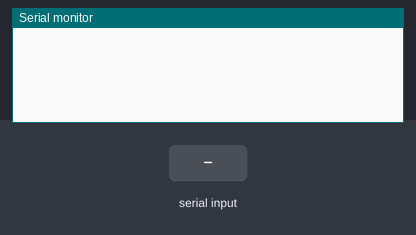
This sketch was run on a simulated Arduino Uno, built with avr-gcc and run on an emulated ATmega328P. Shown: the last lines printed to the serial monitor. The test bench sets the inputs (shaded band). The modem accepts every AT command (registered, SIM ready, sends succeed) and sends nothing else.

Above: at 1.7 s.
1.8 s: "h" received over Serial
At 1.91 s:
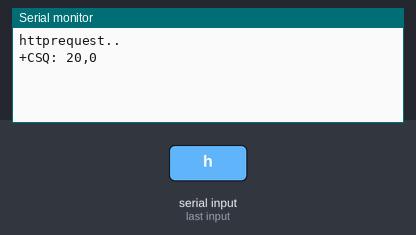
At 3.5 s:
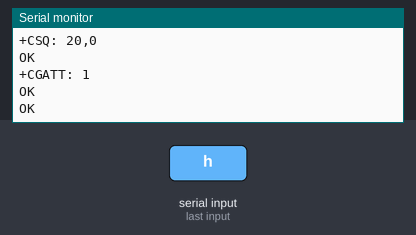

Measured:
- after the input at 1.8 s, the serial monitor: prints a new line at once (image 1)

The sketch:

sketch_jan18d.ino
```cpp
/*Note: this code is a demo for how to using gprs shield to send sms message, dial a voice call and
  send a http request to the website, upload data to pachube.com by TCP connection,

  The microcontrollers Digital Pin 7 and hence allow unhindered
  communication with GPRS Shield using SoftSerial Library.
  IDE: Arduino 1.0 or later
  Replace the following items in the code:
  1.Phone number, don't forget add the country code
  2.Replace the Access Point Name
  3. Replace the Pachube API Key with your personal ones assigned
  to your account at cosm.com
  */


#include <SoftwareSerial.h>
#include <String.h>

SoftwareSerial mySerial(7, 8);


void setup()
{
  mySerial.begin(19200);               // the GPRS baud rate
  Serial.begin(19200);    // the GPRS baud rate
  delay(500);
}

void loop()
{
  //after start up the program, you can using terminal to connect the serial of gprs shield,
  //if you input 't' in the terminal, the program will execute SendTextMessage(), it will show how to send a sms message,
  //if input 'd' in the terminal, it will execute DialVoiceCall(), etc.

  if (Serial.available())
    switch(Serial.read())
   {
     case 't':
       //SendTextMessage();
       break;
     case 'd':
       //DialVoiceCall();
       break;
     case 'h':
       Serial.print("httprequest..");
       SubmitHttpRequest();
       break;
   }
  if (mySerial.available())
    Serial.write(mySerial.read());
}

///SendTextMessage()
///this function is to send a sms message
void SendTextMessage()
{
  mySerial.print("AT+CMGF=1\r");    //Because we want to send the SMS in text mode
  delay(100);
  mySerial.println("AT + CMGS = \"+16138835817\"");//send sms message, be careful need to add a country code before the cellphone number
  delay(100);
  mySerial.println("A test message!");//the content of the message
  delay(100);
  mySerial.println((char)26);//the ASCII code of the ctrl+z is 26
  delay(100);
  mySerial.println();
}

///DialVoiceCall
///this function is to dial a voice call
void DialVoiceCall()
{
  mySerial.println("ATD + +86138xxxxx615;");//dial the number
  delay(100);
  mySerial.println();
}

///SubmitHttpRequest()
///this function is submit a http request
///attention:the time of delay is very important, it must be set enough
void SubmitHttpRequest()
{
  mySerial.println("AT+CSQ");
  delay(100);

  ShowSerialData();// this code is to show the data from gprs shield, in order to easily see the process of how the gprs shield submit a http request, and the following is for this purpose too.

  mySerial.println("AT+CGATT?");
  delay(100);

  ShowSerialData();

  mySerial.println("AT+SAPBR=3,1,\"CONTYPE\",\"GPRS\"");//setting the SAPBR, the connection type is using gprs
  delay(1000);

  ShowSerialData();

  mySerial.println("AT+SAPBR=3,1,\"APN\",\"internet.com\"");//setting the APN, the second need you fill in your local apn server
  delay(4000);

  ShowSerialData();

  mySerial.println("AT+SAPBR=1,1");//setting the SAPBR, for detail you can refer to the AT command mamual
  delay(2000);

  ShowSerialData();

  mySerial.println("AT+HTTPINIT"); //init the HTTP request

  delay(2000);
  ShowSerialData();

  mySerial.println("AT+HTTPPARA=\"URL\",\"http://danix.cloudapp.net/yatd/AddTrackpoint?device=D1&lat=45.3314&lon=-75.9242153\"");// setting the httppara, the second parameter is the website you want to access
  delay(1000);

  ShowSerialData();

  mySerial.println("AT+HTTPACTION=0");//submit the request
  delay(10000);//the delay is very important, the delay time is base on the return from the website, if the return datas are very large, the time required longer.
  //while(!mySerial.available());

  ShowSerialData();

  mySerial.println("AT+HTTPREAD");// read the data from the website you access
  delay(300);

  ShowSerialData();

  mySerial.println("");
  delay(100);
}

void ShowSerialData()
{
  while(mySerial.available()!=0)
    Serial.write(mySerial.read());
}
```
